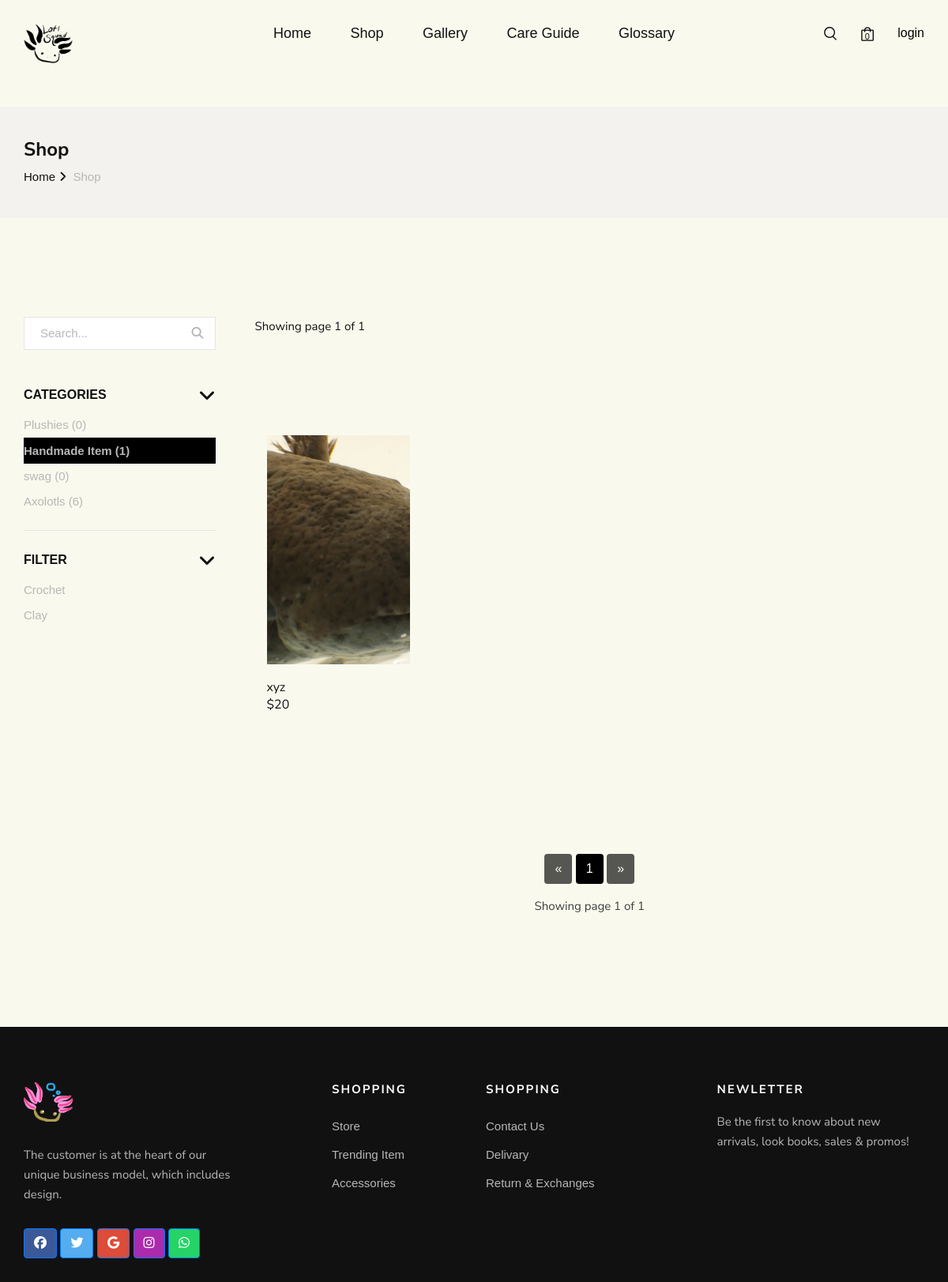
The app's page /pro_cat/Handmade, older data.
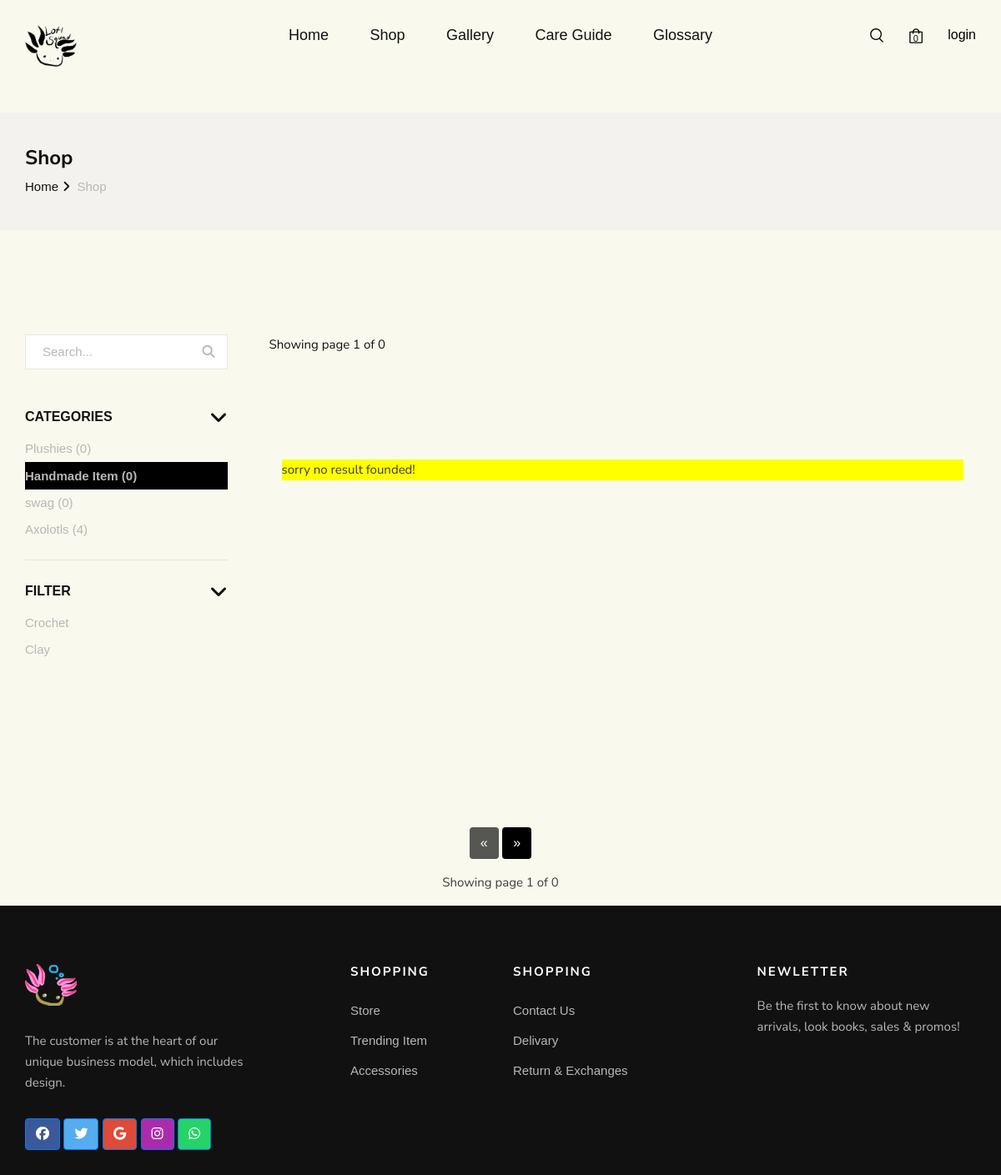
The same page, newer data.
### main.py (models this page shows)
class Products(db.Model):
    id = db.Column(db.Integer, primary_key=True)
    name = db.Column(db.String(255), nullable=False)
    description = db.Column(db.String(255), nullable=False)
    additional_description = db.Column(db.String(1000))
    category = db.Column(db.String(255), nullable=False)
    sub_category = db.Column(db.String(255))
    sub_cat_size = db.Column(db.String(255), default="")
    sub_cat_gender = db.Column(db.String(255), default="")
    flour = db.Column(db.String(255), default="")
    homo = db.Column(db.String(255), default="")
    hetero = db.Column(db.String(255), default="")
    stock = db.Column(db.Integer, nullable=False)
    unit_price = db.Column(db.Integer, nullable=False)
    visibility = db.Column(db.Boolean(), default=1)
    image = db.Column(db.String(255))
    image2= db.Column(db.String(255))
    image3 = db.Column(db.String(255))
    created = db.Column(db.TIMESTAMP(), server_default=func.now())
    modified = db.Column(
        db.TIMESTAMP(), server_default=func.now(), onupdate=func.current_timestamp()
    )
    owner_id = db.Column(
        db.Integer, db.ForeignKey("user.id", ondelete="CASCADE"), nullable=False
    )
    orderitems = db.relationship("OrderItems", backref="products", lazy=True)
    tags = db.Column(db.String(255))

### main.py (the view)
@app.route("/pro_cat/<cat>")
def pro_cat(cat):
    try:
        cart_data = session["SHOP"]
    except:
        cart_data = {}
    row_per_page = 10
    page = request.args.get("page", 1, type=int)
    product = Products.query.filter_by(category=cat).paginate(
        page=page, per_page=row_per_page
    )
    plushies = Products.query.filter_by(category="Plushies").all()
    Handmade = Products.query.filter_by(category="Handmade").all()
    Swag = Products.query.filter_by(category="Swag").all()
    Axolotls = Products.query.filter_by(category = "Axolotls").all()
    return render_template(
        "shop.html",
        product=product,
        cart_data=cart_data,
        plushies=plushies,
        handmade=Handmade,
        swag=Swag,
        axolotls = Axolotls,
        cat=cat,
    )

### templates/shop.html (shortened to what the changed rows need)
{%extends 'base.html' %}
{%block content%}
    <section class="shop spad">
        <div class="container">
            <div class="row">
                <div class="col-lg-3">
                    <div class="shop__sidebar">
                        <div class="shop__sidebar__accordion">
                            <div class="accordion" id="accordionExample" >
                                <div class="card" style="background-color:#f9faed;">
                                    <div id="collapseOne" class="collapse show" data-parent="#accordionExample">
                                        <div class="card-body">
                                            <div class="shop__sidebar__price">
                                                <ul class="">
                                                    {%if cat == "Handmade"%}
                                                    <li style="color:white; background-color:black; font-size:20px; font-weight:bold;"><a href="/pro_cat/Handmade">Handmade Item ({{handmade | length}})</a></li>
                                                    {%else%}
                                                    <li><a href="/pro_cat/Handmade">Handmade Item ({{handmade | length}})</a></li>
                                                    {%endif%}
                                                    {%if cat == "Axolotls"%}
                                                    <li style="color:white; background-color:black; font-size:20px; font-weight:bold;"><a href="/pro_cat/Axolotls">Axolotls ({{axolotls |length}})</a></li>
                                                    {%else%}
                                                    <li><a href="/pro_cat/Axolotls">Axolotls ({{axolotls|length}})</a></li>
                                                    {%endif%}
                                                </ul>
                                            </div>
                                        </div>
                                    </div>
                                </div>
                            </div>
                        </div>
                    </div>
                </div>
                <div class="col-lg-9">
                    <div class="shop__product__option">
                        <div class="row">
                            <div class="col-lg-6 col-md-6 col-sm-6">
                                <div class="shop__product__option__left">
                                    <p>Showing page {{ product.page }} of {{ product.pages }}</p>
                                </div>
                            </div>
                        </div>
                    </div>
<section class="section-products" >
		<div class="container">
            {%if not product.items%}
            <p style="background-color:yellow">sorry no result founded!</p>
            {%else%}
				<div class="row">
					{% for products in product.items %}
						<div class="col-md-6 col-lg-4 col-xl-3" id="testing{{products.id}}" >
								<div id="product-{{products.id}}" class="single-product"  >
										<div class="part-1" style="">
										</div>
										<div class="part-2">
												<h3 class="product-title">{{products.name[:20]}}</h3>
												<h4 class="product-price">${{products.unit_price}}</h4>
										</div>
								</div>
						</div>
					{%endfor%}
{%endif%}
				</div>
		</div>
</section>
                    <br><br><br>
                    <div class="row">
                                   <div class="col-lg-12">
            <div class="text-center">
               <a href="{{ url_for('shop', page=product.prev_num) }}"
                  class="btn
                  {% if product.page == 1 %}disabled{% endif %}" style="color:white; background-color:black;">
                   &laquo;
               </a>
            {% for page_num in product.iter_pages(left_edge=1, right_edge=1, left_current=1, right_current=2) %}
            {% if page_num %}
                       {% if product.page == page_num %}
                       <a href="{{ url_for('shop', page=page_num) }}"
                          class="btn" style="color:white; background-color:black;">
                           {{ page_num }}
                       </a>
                       {% else %}
                       <a href="{{ url_for('shop', page=page_num) }}"
                          class="btn" style="color:white; background-color:black;">
                           {{ page_num }}
                       </a>
                       {% endif %}
                   {% else %}
                       ...
                   {% endif %}
               {% endfor %}
               <a href="{{ url_for('shop', page=product.next_num) }}"
                  class="btn
                  {% if product.page == product.pages %}disabled{% endif %}" style="color:white; background-color:black;">
                   &raquo;
               </a>
            <p class="text-center mt-3">
              Showing page {{ product.page }} of {{ product.pages }}
            </p>
            </div>
            </div>
                    </div>
                </div>
            </div>
        </div>
    </section>
    {%endblock%}

Row changes from the older to the newer data that the page shows:
removed Products: name "xyz", unit_price "20"
Text that changed along with them:
{{ handmade | length }}: "1" → "0"
{{ axolotls|length }}: "6" → "4"
{{ product.pages }}: "1" → "0"
text now shown: "sorry no result founded!"
list line gone: "1"
